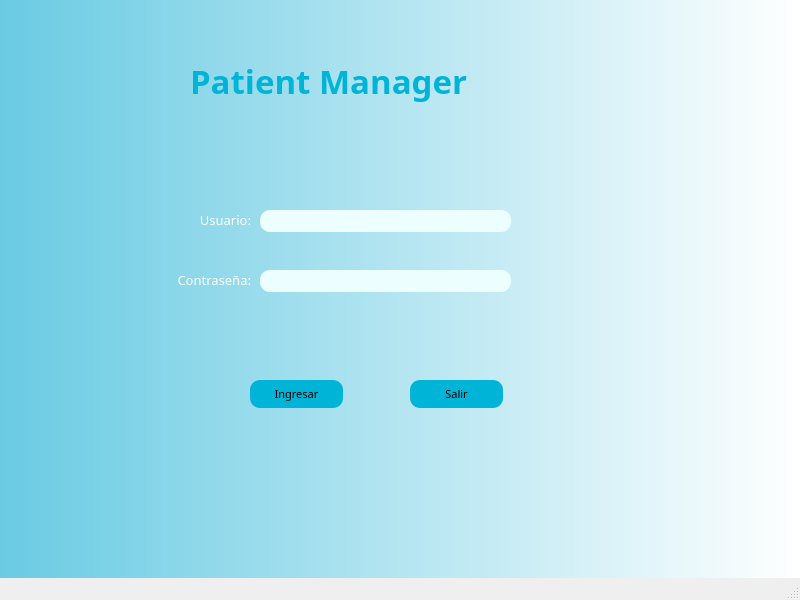
<?xml version="1.0" encoding="UTF-8"?>
<ui version="4.0">
 <class>MainWindow</class>
 <widget class="QMainWindow" name="MainWindow">
  <property name="geometry">
   <rect>
    <x>0</x>
    <y>0</y>
    <width>800</width>
    <height>600</height>
   </rect>
  </property>
  <property name="windowTitle">
   <string>MainWindow</string>
  </property>
  <property name="styleSheet">
   <string notr="true">QWidget#centralwidget{
background-color: qlineargradient(spread:pad, x1:0, y1:0, x2:1, y2:0, stop:0 rgba(105, 203, 227, 255), stop:1 rgba(255, 255, 255, 255));}</string>
  </property>
  <widget class="QWidget" name="centralwidget">
   <widget class="QLabel" name="label_3">
    <property name="geometry">
     <rect>
      <x>170</x>
      <y>210</y>
      <width>81</width>
      <height>21</height>
     </rect>
    </property>
    <property name="font">
     <font>
      <family>Montserrat</family>
      <pointsize>10</pointsize>
     </font>
    </property>
    <property name="styleSheet">
     <string notr="true">QLabel{
	color: rgb(255, 255, 255);
}</string>
    </property>
    <property name="text">
     <string>&lt;html&gt;&lt;head/&gt;&lt;body&gt;&lt;p align=&quot;right&quot;&gt;Usuario:&lt;/p&gt;&lt;/body&gt;&lt;/html&gt;</string>
    </property>
   </widget>
   <widget class="QLabel" name="label_4">
    <property name="geometry">
     <rect>
      <x>140</x>
      <y>270</y>
      <width>111</width>
      <height>21</height>
     </rect>
    </property>
    <property name="font">
     <font>
      <family>Montserrat</family>
      <pointsize>10</pointsize>
     </font>
    </property>
    <property name="styleSheet">
     <string notr="true">QLabel{
	color: rgb(255, 255, 255);
}
</string>
    </property>
    <property name="text">
     <string>&lt;html&gt;&lt;head/&gt;&lt;body&gt;&lt;p align=&quot;right&quot;&gt;Contraseña:&lt;/p&gt;&lt;/body&gt;&lt;/html&gt;</string>
    </property>
   </widget>
   <widget class="QLineEdit" name="lineEdit">
    <property name="geometry">
     <rect>
      <x>260</x>
      <y>210</y>
      <width>251</width>
      <height>22</height>
     </rect>
    </property>
    <property name="font">
     <font>
      <family>Montserrat</family>
      <pointsize>10</pointsize>
     </font>
    </property>
    <property name="styleSheet">
     <string notr="true">QLineEdit{
	border-radius: 10px;
	background-color:rgb(237, 254, 255);
}</string>
    </property>
   </widget>
   <widget class="QLineEdit" name="lineEdit_2">
    <property name="geometry">
     <rect>
      <x>260</x>
      <y>270</y>
      <width>251</width>
      <height>22</height>
     </rect>
    </property>
    <property name="font">
     <font>
      <family>Montserrat</family>
      <pointsize>10</pointsize>
     </font>
    </property>
    <property name="styleSheet">
     <string notr="true">QLineEdit{
	border-radius: 10px;
	background-color:rgb(237, 254, 255);
}</string>
    </property>
    <property name="echoMode">
     <enum>QLineEdit::Password</enum>
    </property>
   </widget>
   <widget class="QPushButton" name="pushButton">
    <property name="geometry">
     <rect>
      <x>250</x>
      <y>380</y>
      <width>93</width>
      <height>28</height>
     </rect>
    </property>
    <property name="font">
     <font>
      <family>Montserrat</family>
      <pointsize>8</pointsize>
     </font>
    </property>
    <property name="styleSheet">
     <string notr="true">QPushButton{
	border-radius: 10px;
	background-color: rgb(0, 180, 216);
}

</string>
    </property>
    <property name="text">
     <string>Ingresar</string>
    </property>
   </widget>
   <widget class="QPushButton" name="pushButton_2">
    <property name="geometry">
     <rect>
      <x>410</x>
      <y>380</y>
      <width>93</width>
      <height>28</height>
     </rect>
    </property>
    <property name="font">
     <font>
      <family>Montserrat</family>
      <pointsize>8</pointsize>
     </font>
    </property>
    <property name="styleSheet">
     <string notr="true">QPushButton{
	border-radius: 10px;
	background-color: rgb(0, 180, 216);
}

</string>
    </property>
    <property name="text">
     <string>Salir</string>
    </property>
   </widget>
   <widget class="QLabel" name="label">
    <property name="geometry">
     <rect>
      <x>190</x>
      <y>50</y>
      <width>431</width>
      <height>61</height>
     </rect>
    </property>
    <property name="font">
     <font>
      <family>Montserrat</family>
      <pointsize>25</pointsize>
      <weight>75</weight>
      <bold>true</bold>
     </font>
    </property>
    <property name="styleSheet">
     <string notr="true">QLabel{
	color: rgb(0, 180, 216);
}</string>
    </property>
    <property name="text">
     <string>Patient Manager</string>
    </property>
   </widget>
   <widget class="QLabel" name="label_2">
    <property name="geometry">
     <rect>
      <x>300</x>
      <y>320</y>
      <width>181</width>
      <height>21</height>
     </rect>
    </property>
    <property name="font">
     <font>
      <pointsize>10</pointsize>
     </font>
    </property>
    <property name="styleSheet">
     <string notr="true">QLabel{
	color: rgb(0, 119, 182);
}
</string>
    </property>
    <property name="text">
     <string/>
    </property>
   </widget>
  </widget>
  <widget class="QMenuBar" name="menubar">
   <property name="geometry">
    <rect>
     <x>0</x>
     <y>0</y>
     <width>800</width>
     <height>26</height>
    </rect>
   </property>
  </widget>
  <widget class="QStatusBar" name="statusbar"/>
 </widget>
 <resources/>
 <connections/>
</ui>
